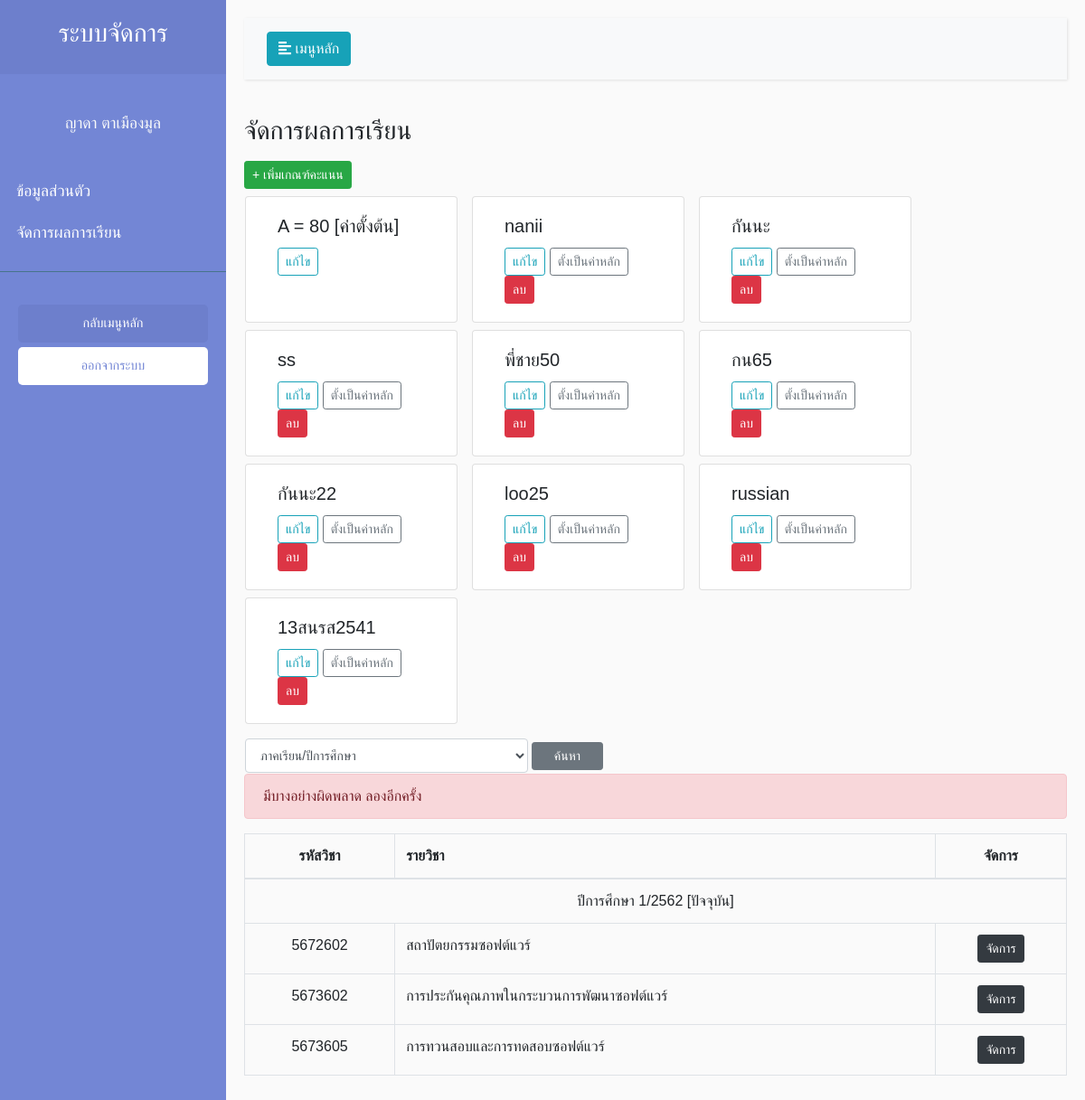
Page /view/setScore/SubjectList.php?susccess=2 (signed in) on the committed database.
### tables this page shows
CREATE TABLE `teacher_tb` (
  `tc_id` int(11) NOT NULL,
  `tc_code` varchar(255) NOT NULL,
  `tc_name` varchar(255) NOT NULL,
  `tc_idCard` varchar(255) NOT NULL,
  `tc_email` varchar(255) NOT NULL,
  `tc_date` date NOT NULL
);

CREATE TABLE `course_tb` (
  `Cos_id` int(11) NOT NULL,
  `Cos_term` varchar(255) NOT NULL,
  `Sub_Code` varchar(255) NOT NULL,
  `Teach_code` varchar(255) NOT NULL,
  `Cos_code` int(11) NOT NULL,
  `ctr_number` int(11) NOT NULL
);

CREATE TABLE `subject_tb` (
  `Sub_id` int(16) NOT NULL,
  `Sub_code` varchar(7) NOT NULL,
  `Sub_Name` varchar(255) NOT NULL,
  `Sub_Credit` varchar(10) NOT NULL
);

### view/setScore/SubjectList.php (the view, shortened to what this page needs)
<?php
include('../../model/connect.php');
    $checkCodeStr = substr($_SESSION['id'],0,5);
    $sql ="SELECT * FROM `teacher_tb`
    INNER JOIN course_tb
    ON teacher_tb.tc_code = course_tb.Teach_code
    WHERE teacher_tb.tc_code = '".$checkCodeStr."'";
    $query = $conn->query($sql);
    $result = $query -> FETCH_ASSOC();
    $name = $result['tc_name'];
$datePresent = date('Y') + 543;
$MoPresent = date('m') ;
if($MoPresent >= 6 AND $MoPresent <= 12){
    $txtTerm = "1/".$datePresent;
}
else{
    $txtTerm = "2/".$datePresent;
}
?>
<!DOCTYPE html>
<html>
<head>
    <link rel="stylesheet" href="https://stackpath.bootstrapcdn.com/bootstrap/4.1.0/css/bootstrap.min.css"
>
    <link rel="stylesheet" href="../../style/Style.css">
</head>
<body class="setfont">
    <div class="wrapper">
        <nav id="sidebar">
            <div class="sidebar-header">
                <h3 class="text-center">ระบบจัดการ</h3>
            </div>
            <p class="text-center text-light mt-3 setfont"><?php echo $name; ?> </p>
            <ul class="list-unstyled components pl-2">
            <?php if($_SESSION['Type_id'] == 1){ ?>
                <li>
                    <a href="">ข้อมูลส่วนตัว</a>
                </li>
                <li>
                    <a href="../managerPersonnel/ManagerPersonnel.php">จัดการบุคลากร</a>
                </li>
                <li>
                    <a href="../managerSubject/ManagerSubject.php">จัดการรายวิชา</a>
                </li>
                <li>
                    <a href="../managerProgram/ManagerProgram.php">จัดการแผนการสอน</a>
                </li>
            <?php } else{?>
                <li>
                    <a href="../main/Main.php">ข้อมูลส่วนตัว</a>
                </li>
                <li>
                    <a href=" ">จัดการผลการเรียน</a>
                </li>
            <?php } ?>
            </ul>
            <ul class="list-unstyled CTAs">
                <li>
                    <a href="../../index.php" class="article">กลับเมนูหลัก</a>
                </li>
                <li>
                    <a href="../../control/logout/Logout.php" class="download">ออกจากระบบ</a>
                </li>
            </ul>
        </nav>
        <div id="content">
<nav class="navbar navbar-expand-lg navbar-light bg-light">
    <div class="container-fluid">
        <button type="button" id="sidebarCollapse" class="btn btn-info">
            <i class="fas fa-align-left"></i>
            <span>เมนูหลัก</span>
        </button>
    </div>
</nav>
<h3>จัดการผลการเรียน</h3>
<a class="btn btn-success btn-sm mt-2" href="../criteria/SetCriteria.php">+ เพิ่มเกณฑ์คะแนน</a>
<div class="row">
<?php
$sqlcheck = "SELECT DISTINCT `ctr_number` FROM `criteria_tb`";
    $querycheck = $conn->query($sqlcheck);
    for($i = 1;$i<=$querycheck->num_rows;$i++){
?>
<div class="card mt-2 col-3 ml-3" style="width: 18rem;">
  <div class="card-body">
  <?php
    $sqlCriteria = "SELECT DISTINCT ctr_number,ctr_name FROM `criteria_tb` WHERE ctr_number = '".$i."'";
    $queryCriteria = $conn->query($sqlCriteria);
while($resultCriteria = $queryCriteria->FETCH_ASSOC()){
    ?>
    <h5 class="card-title">  <?php   if($i == 1){ echo $resultCriteria['ctr_name']." ".'[ค่าตั้งต้น]';}else{echo $resultCriteria['ctr_name'];} ?></h5>
    <a class="btn btn-outline-info btn-sm" href="../criteria/EditCriteria.php?CTID=<?php echo $i; ?>">แก้ไข</a>
<?php if($i != 1 ){?>
    <td><a class="btn btn-outline-secondary btn-sm" href="JavaScript:if(confirm('แน่ใจนะ ?') == true){window.location='../../control/criteria/SetMain.php?id=<?php echo $resultCriteria["ctr_number"];?>';}">ตั้งเป็นค่าหลัก</a></td>
<td><a class="btn btn-danger btn-sm" href="JavaScript:if(confirm('คุณแน่ใจแล้วใช่ไหม?') == true){window.location='../../control/criteria/Delcriterria.php?id=<?php echo $resultCriteria["ctr_number"];?>';}">ลบ</a></td>
<?php } ?>
<?php } ?>
  </div>
</div>
<?php } ?>
</div>
<form action="" method="GET">
<div class="row mt-3">
<select class="form-control col-form-label col-form-label-sm col-4 ml-3" name="txtkey" id="">
<option value="" >ภาคเรียน/ปีการศึกษา</option>
</select>
<button class="btn btn-secondary btn-sm m-1 col-1">ค้นหา</button>
</div>
</form>
            <?php if($_GET['susccess'] == 1){ ?>
<div class="alert alert-success" role="alert">
สำเร็จ
</div>
<?php }else if($_GET['susccess'] == 2) { ?>
<div class="alert alert-danger" role="alert">
มีบางอย่างผิดพลาด ลองอีกครั้ง
</div> <?php } ?>
<table class="table table-bordered mt-3 mx-auto">
    <thead>
        <tr>
            <th class="text-center" scope="col">รหัสวิชา</th>
            <th scope="col">รายวิชา</th>
            <th class="text-center" scope="col">จัดการ</th>
          </tr>
        </thead>
        <tbody>
            <tbody>
            <td colspan="3" class="text-center">ปีการศึกษา <?php if($_GET['txtkey']){echo $_GET['txtkey'];} else{echo $txtTerm." [ปัจจุบัน]";} ?></td>
                <tr>
                <?php
                if($_GET['txtkey'] != ""){
                    $sqlshow ="SELECT * FROM `teacher_tb`
                INNER JOIN course_tb
                ON teacher_tb.tc_code = course_tb.Teach_code
                INNER JOIN subject_tb
                ON subject_tb.Sub_code = course_tb.Sub_Code
                WHERE teacher_tb.tc_code = '".$checkCodeStr."' AND course_tb.Cos_term = '".$_GET['txtkey']."'";
                }
                else{
                    $sqlshow ="SELECT * FROM `teacher_tb`
                INNER JOIN course_tb
                ON teacher_tb.tc_code = course_tb.Teach_code
                INNER JOIN subject_tb
                ON subject_tb.Sub_code = course_tb.Sub_Code
                WHERE teacher_tb.tc_code = '".$checkCodeStr."' AND course_tb.Cos_term = '".$txtTerm."'";
                }
                $queryshow = $conn->query($sqlshow);
                while($row = $queryshow->fetch_assoc()){ ?>
                  <td class="text-center"><?php echo $row['Sub_Code']; ?></td>
                  <td><?php echo $row['Sub_Name']; ?></td>
                  <td class="text-center"><a class="btn btn-dark btn-sm" href="./ManagerGrade.php?SJ_ID=<?php echo $row['Sub_Code']; ?>">จัดการ</a></td>
                </tr>
                <?php } ?>
              </tbody>
      </table>
</div>
</body>
</html>

### style/Style.css (style rules this page uses)
body { font-family: 'Kanit', sans-serif; overflow: hidden; }
.setfont { font-family: 'Kanit', sans-serif; }
body { font-family: 'Poppins', sans-serif; background: #fafafa; }
p { font-family: 'Poppins', sans-serif; font-size: 1.1em; font-weight: 300; line-height: 1.7em; color: #999; }
a, a:hover, a:focus { color: inherit; text-decoration: none; transition: all 0.3s; }
.navbar { padding: 15px 10px; background: #fff; border: none; border-radius: 0; margin-bottom: 40px; box-shadow: 1px 1px 3px rgba(0, 0, 0, 0.1); }
.wrapper { display: flex; width: 100%; align-items: stretch; }
#sidebar { min-width: 250px; max-width: 250px; background: #7386D5; color: #fff; transition: all 0.3s; }
#sidebar .sidebar-header { padding: 20px; background: #6d7fcc; }
#sidebar ul.components { padding: 20px 0; border-bottom: 1px solid #47748b; }
#sidebar ul li a { padding: 10px; font-size: 1.1em; display: block; }
ul.CTAs { padding: 20px; }
ul.CTAs a { text-align: center; font-size: 0.9em !important; display: block; border-radius: 5px; margin-bottom: 5px; }
a.download { background: #fff; color: #7386D5; }
a.article, a.article:hover { background: #6d7fcc !important; color: #fff !important; }
#content { width: 100%; padding: 20px; min-height: 100vh; transition: all 0.3s; }

### rows in the picture
teacher_tb: tc_name "ญาดา ตาเมืองมูล", course_tb.Sub_Code "5672602", subject_tb.Sub_Name "สถาปัตยกรรมซอฟต์แวร์", course_tb.Sub_Code "5673602", subject_tb.Sub_Name "การประกันคุณภาพในกระบวนการพัฒนาซอฟต์แวร์", course_tb.Sub_Code "5673605", subject_tb.Sub_Name "การทวนสอบและการทดสอบซอฟต์แวร์"

### other values in the picture
$resultCriteria['ctr_name'] "A = 80"
$resultCriteria['ctr_name'] "nanii"
$resultCriteria['ctr_name'] "กันนะ"
$resultCriteria['ctr_name'] "ss"
$resultCriteria['ctr_name'] "พี่ชาย50"
$resultCriteria['ctr_name'] "กน65"
$resultCriteria['ctr_name'] "กันนะ22"
$resultCriteria['ctr_name'] "loo25"
$resultCriteria['ctr_name'] "russian"
$resultCriteria['ctr_name'] "13สนรส2541"
